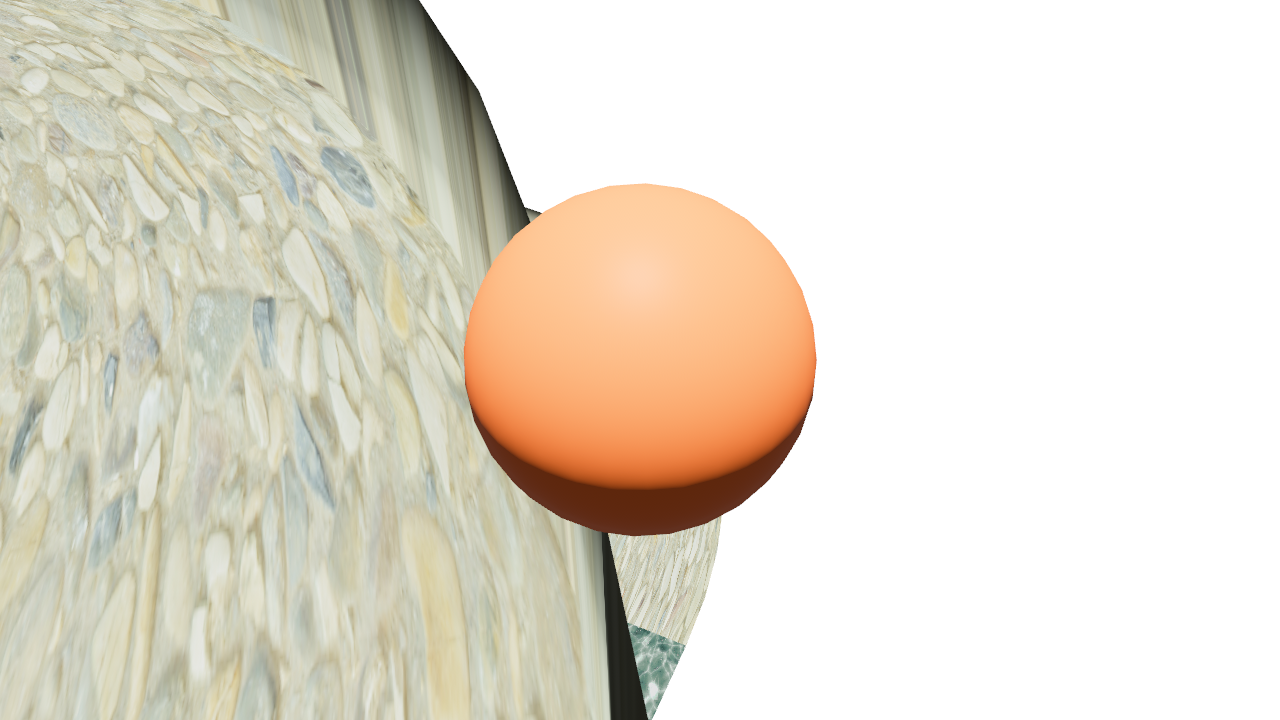
#> input picture bot/playground/off_track.png, 1280 x 720 px
$ jupyter execute image_recognition.ipynb
#> lines starting #> are read from the running program, lines starting #| are printed output that depends on the picture; after the words box and inside, x2 and y2 are one past the last pixel; in counts of white or black regions, pixels touching at a corner belong together
[cell 1]
import numpy as np
import cv2 as cv
from matplotlib import pyplot as plt


img = cv.imread('off_track.png', cv.IMREAD_GRAYSCALE)
#> img: shape (720, 1280); min 25, max 255, mean 221.4
edges = cv.Canny(img, 0, 200)
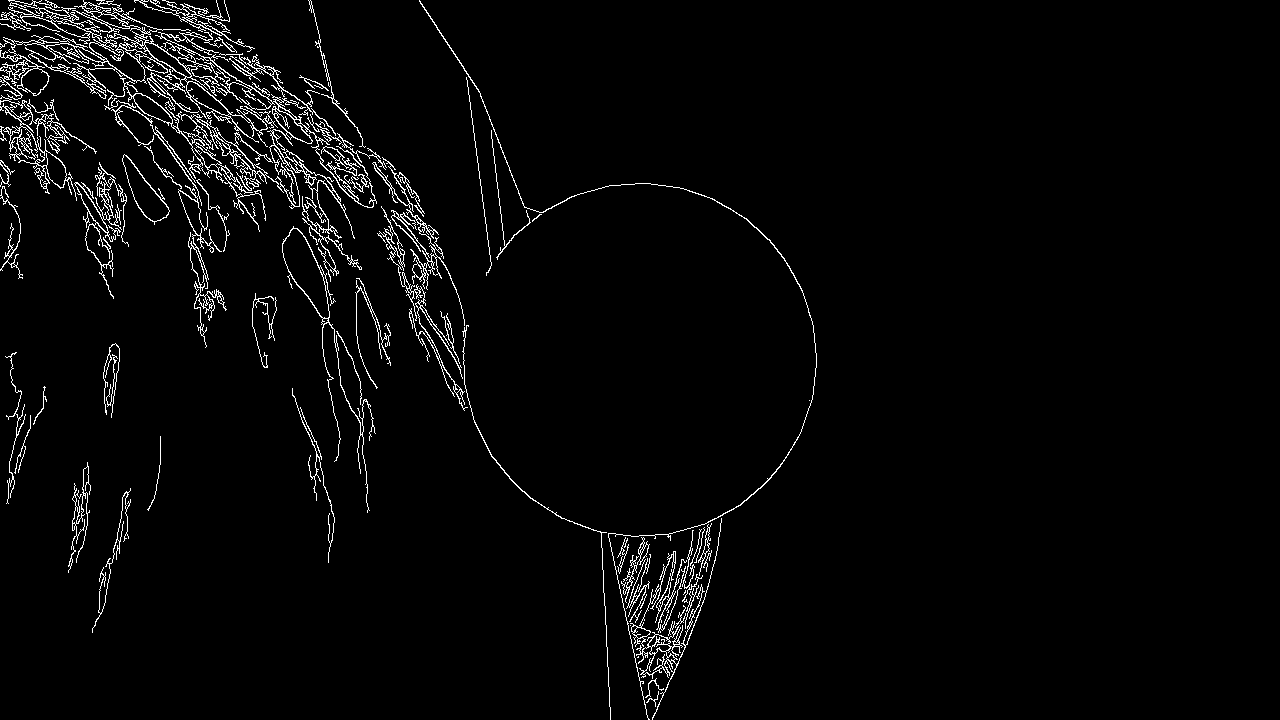
#> edges: shape (720, 1280); 2.9% white in thin lines or dots, all inside (x1, y1, x2, y2) = (0, 0, 817, 720)

plt.subplot(121), plt.imshow(img, cmap='gray')
plt.title('Original Image'), plt.xticks([]), plt.yticks([])
plt.subplot(122), plt.imshow(edges, cmap='gray')
plt.title('Edge Image'), plt.xticks([]), plt.yticks([])
plt.show()

[cell 2]
import cv2 as cv
from matplotlib import pyplot as plt

img = cv.imread('off_track.png')
#> img is the input picture: shape (720, 1280, 3); mean B, G, R 207.4, 221, 228.3

plt.subplot(121), plt.imshow(img)
plt.title('Original Image'), plt.xticks([]), plt.yticks([])

gray = cv.cvtColor(img, cv.COLOR_BGR2GRAY)
ret, tresh = cv.threshold(gray, 0, 255, cv.THRESH_BINARY_INV+cv.THRESH_OTSU)
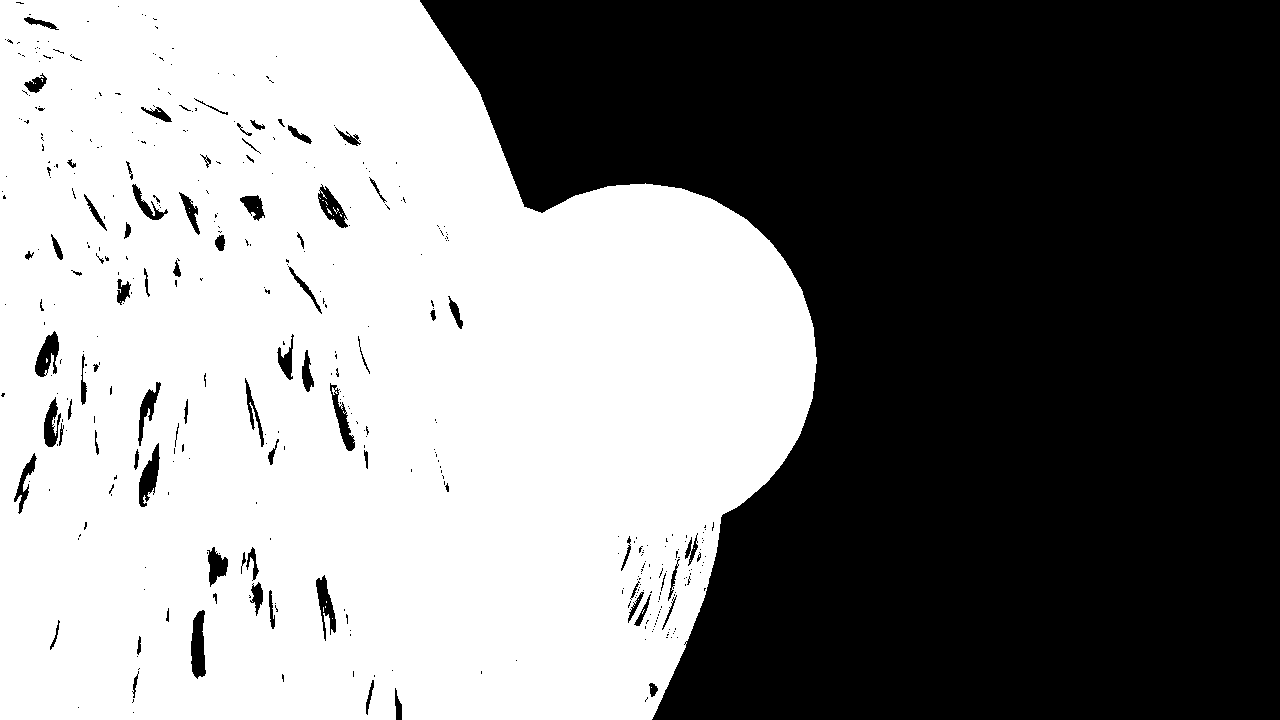
#> tresh: shape (720, 1280); 51.4% white; 407 black regions (327 under 20 px), largest, box (x1, y1, x2, y2) and area: (420, 0, 1280, 720) 434420, (191, 610, 206, 679) 767, (139, 443, 160, 507) 680
#> ret = 222

[cell 3]
import cv2 as cv
import numpy as np

img = cv.imread('track.png')
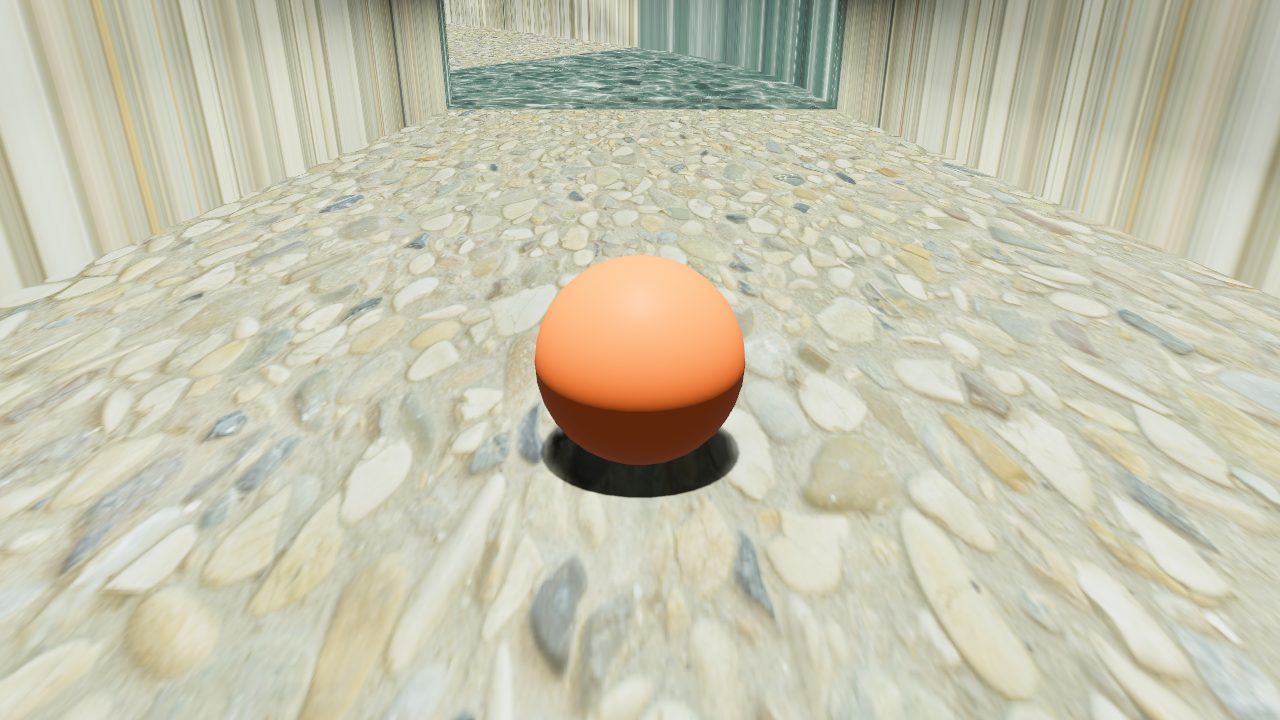
#> input picture bot/playground/track.png, 1280 x 720 px
#> img is the input picture: shape (720, 1280, 3); mean B, G, R 174.8, 195.7, 197.6
assert img is not None, "file could not be read, check with os.path.exists()"
gray = cv.cvtColor(img,cv.COLOR_BGR2GRAY)
ret, thresh = cv.threshold(gray,0,255,cv.THRESH_BINARY_INV+cv.THRESH_OTSU)
#> thresh: shape (720, 1280); 7.2% white; 567 white regions (508 under 20 px), largest, box (x1, y1, x2, y2) and area: (346, 0, 1009, 129) 33346, (521, 349, 745, 498) 21039, (1153, 0, 1196, 144) 1736
#> ret = 156
# noise removal
kernel = np.ones((3,3),np.uint8)
opening = cv.morphologyEx(thresh,cv.MORPH_OPEN,kernel, iterations = 2)
#> opening: shape (720, 1280); 5.4% white; 68 white regions (1 under 20 px), largest, box (x1, y1, x2, y2) and area: (522, 357, 745, 498) 20842, (816, 0, 1008, 109) 6522, (744, 0, 814, 89) 4555

# sure background area
sure_bg = cv.dilate(opening,kernel,iterations=3)
#> sure_bg: shape (720, 1280); 7.6% white; 23 white regions, largest, box (x1, y1, x2, y2) and area: (573, 0, 1011, 113) 29872, (519, 354, 748, 501) 23565, (344, 0, 448, 60) 3095

# Finding sure foreground area
dist_transform = cv.distanceTransform(opening,cv.DIST_L2,5)
ret, sure_fg = cv.threshold(dist_transform,0.7*dist_transform.max(),255,0)
#> sure_fg: shape (720, 1280) float32; 0.33% white; 1 white region, box (x1, y1, x2, y2) and area: (587, 424, 692, 461) 3016
#> ret = 37.8

# Finding unknown region
sure_fg = np.uint8(sure_fg)
unknown = cv.subtract(sure_bg,sure_fg)
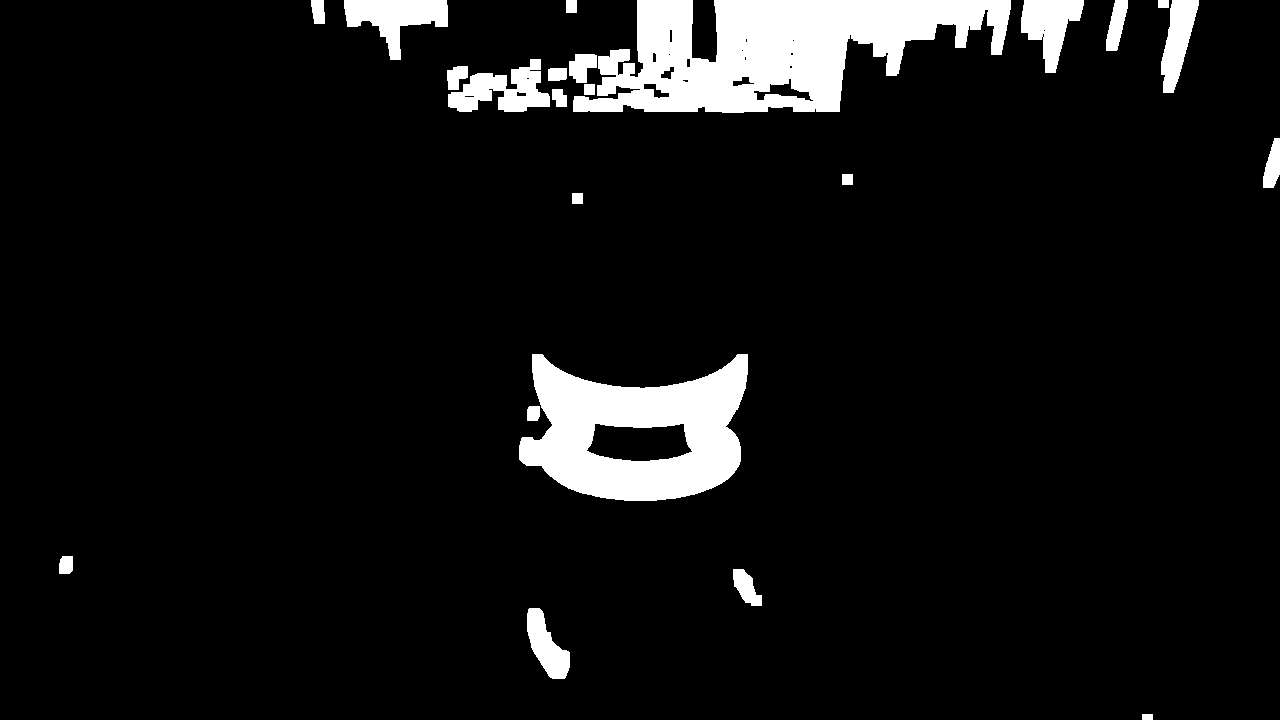
#> unknown: shape (720, 1280); 7.3% white; 23 white regions, largest, box (x1, y1, x2, y2) and area: (573, 0, 1011, 113) 29872, (519, 354, 748, 501) 20549, (344, 0, 448, 60) 3095
